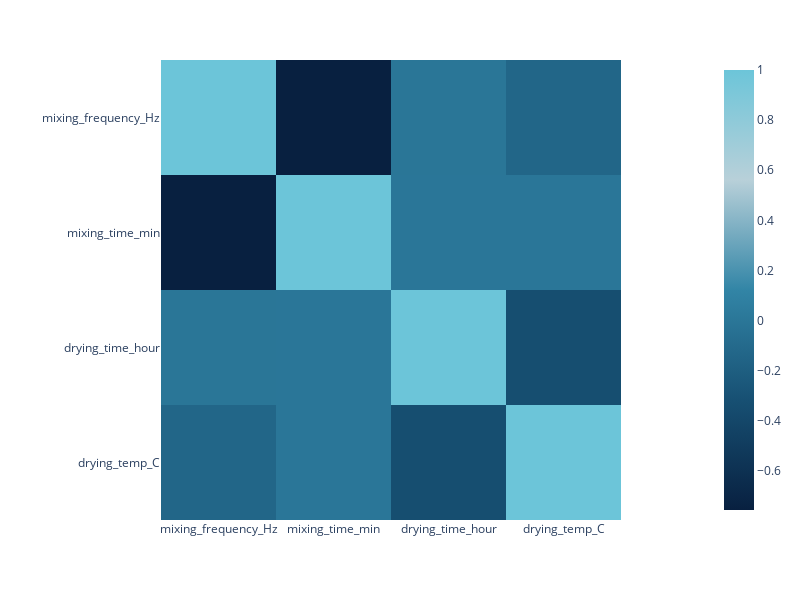

The cell this chart's notebook holds for it:
### Code cell
# Создание heatmap с использованием Plotly Express
fig = px.imshow(
  df_numeric_sc.corr(),
  color_continuous_scale=colors)

fig.update_layout(
    width=800,  
    height=600  
)

fig.show()

### Figure 1 — Plotly figure (JSON) as saved in the notebook; plotly's stock layout.template omitted (floating-point values rounded to 4 significant figures)
{"data": [{"coloraxis": "coloraxis", "hovertemplate": "x: %{x}<br>y: %{y}<br>color: %{z}<extra></extra>", "name": "0", "type": "heatmap", "x": ["mixing_frequency_Hz", "mixing_time_min", "drying_time_hour", "drying_temp_C"], "xaxis": "x", "y": ["mixing_frequency_Hz", "mixing_time_min", "drying_time_hour", "drying_temp_C"], "yaxis": "y", "z": [[1, -0.756, -0.004707, -0.1324], [-0.756, 1, -1.08e-16, -5.66e-19], [-0.004707, -1.08e-16, 1, -0.3388], [-0.1324, -5.66e-19, -0.3388, 1]]}], "layout": {"coloraxis": {"colorscale": [[0, "#082040"], [0.25, "#175073"], [0.5, "#3285A6"], [0.75, "#B8D0D9"], [1, "#6CC5D9"]]}, "height": 600, "margin": {"t": 60}, "width": 800, "xaxis": {"anchor": "y", "constrain": "domain", "domain": [0, 1], "scaleanchor": "y"}, "yaxis": {"anchor": "x", "autorange": "reversed", "constrain": "domain", "domain": [0, 1]}}}
